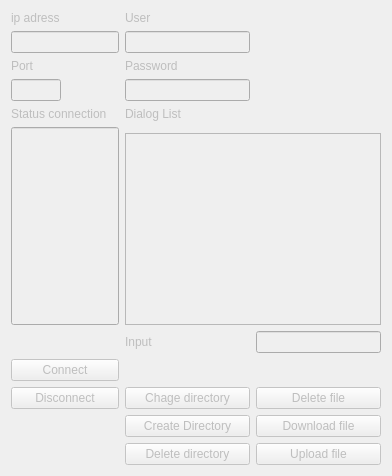
     <widget class="QWidget" name="tab_7">
      <attribute name="title">
       <string>FTP to Lizmap</string>
      </attribute>
      <layout class="QGridLayout" name="gridLayout_15">
       <item row="0" column="0">
        <layout class="QGridLayout" name="gridLayout_2">
         <item row="0" column="1">
          <widget class="QLabel" name="label_9">
           <property name="enabled">
            <bool>false</bool>
           </property>
           <property name="text">
            <string>ip adress</string>
           </property>
          </widget>
         </item>
         <item row="3" column="1">
          <widget class="QLineEdit" name="lineEdit_port">
           <property name="enabled">
            <bool>false</bool>
           </property>
           <property name="maximumSize">
            <size>
             <width>50</width>
             <height>16777215</height>
            </size>
           </property>
           <property name="dragEnabled">
            <bool>true</bool>
           </property>
          </widget>
         </item>
         <item row="4" column="1">
          <widget class="QLabel" name="label_38">
           <property name="enabled">
            <bool>false</bool>
           </property>
           <property name="text">
            <string>Status connection</string>
           </property>
          </widget>
         </item>
         <item row="3" column="2">
          <widget class="QLineEdit" name="lineEdit_password">
           <property name="enabled">
            <bool>false</bool>
           </property>
           <property name="echoMode">
            <enum>QLineEdit::Password</enum>
           </property>
          </widget>
         </item>
         <item row="4" column="2">
          <widget class="QLabel" name="label_37">
           <property name="enabled">
            <bool>false</bool>
           </property>
           <property name="text">
            <string>Dialog List</string>
           </property>
          </widget>
         </item>
         <item row="0" column="2">
          <widget class="QLabel" name="label_35">
           <property name="enabled">
            <bool>false</bool>
           </property>
           <property name="text">
            <string>User</string>
           </property>
          </widget>
         </item>
         <item row="6" column="1" rowspan="2">
          <widget class="QLineEdit" name="lineEdit_2">
           <property name="enabled">
            <bool>false</bool>
           </property>
           <property name="sizePolicy">
            <sizepolicy hsizetype="Expanding" vsizetype="Expanding">
             <horstretch>0</horstretch>
             <verstretch>0</verstretch>
            </sizepolicy>
           </property>
           <property name="readOnly">
            <bool>true</bool>
           </property>
           <property name="cursorMoveStyle">
            <enum>Qt::VisualMoveStyle</enum>
           </property>
          </widget>
         </item>
         <item row="7" column="2" colspan="2">
          <widget class="QListWidget" name="listWidget">
           <property name="enabled">
            <bool>false</bool>
           </property>
          </widget>
         </item>
         <item row="8" column="2">
          <widget class="QLabel" name="label_39">
           <property name="enabled">
            <bool>false</bool>
           </property>
           <property name="maximumSize">
            <size>
             <width>100</width>
             <height>16777215</height>
            </size>
           </property>
           <property name="text">
            <string>Input</string>
           </property>
          </widget>
         </item>
         <item row="1" column="1">
          <widget class="QLineEdit" name="lineEdit_ip">
           <property name="enabled">
            <bool>false</bool>
           </property>
           <property name="maximumSize">
            <size>
             <width>300</width>
             <height>16777215</height>
            </size>
           </property>
           <property name="dragEnabled">
            <bool>true</bool>
           </property>
          </widget>
         </item>
         <item row="1" column="2">
          <widget class="QLineEdit" name="lineEdit_user">
           <property name="enabled">
            <bool>false</bool>
           </property>
          </widget>
         </item>
         <item row="2" column="1">
          <widget class="QLabel" name="label_34">
           <property name="enabled">
            <bool>false</bool>
           </property>
           <property name="text">
            <string>Port</string>
           </property>
          </widget>
         </item>
         <item row="2" column="2">
          <widget class="QLabel" name="label_36">
           <property name="enabled">
            <bool>false</bool>
           </property>
           <property name="text">
            <string>Password</string>
           </property>
          </widget>
         </item>
         <item row="12" column="3">
          <widget class="QPushButton" name="pushButton_dw_file">
           <property name="enabled">
            <bool>false</bool>
           </property>
           <property name="text">
            <string>Download file</string>
           </property>
          </widget>
         </item>
         <item row="11" column="2">
          <widget class="QPushButton" name="pushButton_change_dir">
           <property name="enabled">
            <bool>false</bool>
           </property>
           <property name="text">
            <string>Chage directory</string>
           </property>
          </widget>
         </item>
         <item row="13" column="3">
          <widget class="QPushButton" name="pushButton_up_file">
           <property name="enabled">
            <bool>false</bool>
           </property>
           <property name="text">
            <string>Upload file</string>
           </property>
          </widget>
         </item>
         <item row="9" column="1">
          <widget class="QPushButton" name="pushButton_connect">
           <property name="enabled">
            <bool>false</bool>
           </property>
           <property name="maximumSize">
            <size>
             <width>150</width>
             <height>16777215</height>
            </size>
           </property>
           <property name="text">
            <string>Connect</string>
           </property>
          </widget>
         </item>
         <item row="11" column="3">
          <widget class="QPushButton" name="pushButton_delete_file">
           <property name="enabled">
            <bool>false</bool>
           </property>
           <property name="text">
            <string>Delete file</string>
           </property>
          </widget>
         </item>
         <item row="13" column="2">
          <widget class="QPushButton" name="pushButton_delete_dir">
           <property name="enabled">
            <bool>false</bool>
           </property>
           <property name="text">
            <string>Delete directory</string>
           </property>
          </widget>
         </item>
         <item row="11" column="1">
          <widget class="QPushButton" name="pushButton_disconnect">
           <property name="enabled">
            <bool>false</bool>
           </property>
           <property name="maximumSize">
            <size>
             <width>150</width>
             <height>16777215</height>
            </size>
           </property>
           <property name="text">
            <string>Disconnect</string>
           </property>
          </widget>
         </item>
         <item row="8" column="3">
          <widget class="QLineEdit" name="lineEdit">
           <property name="enabled">
            <bool>false</bool>
           </property>
           <property name="maximumSize">
            <size>
             <width>400</width>
             <height>16777215</height>
            </size>
           </property>
          </widget>
         </item>
         <item row="12" column="2">
          <widget class="QPushButton" name="pushButton_create_dir">
           <property name="enabled">
            <bool>false</bool>
           </property>
           <property name="text">
            <string>Create Directory</string>
           </property>
          </widget>
         </item>
        </layout>
       </item>
      </layout>
     </widget>
